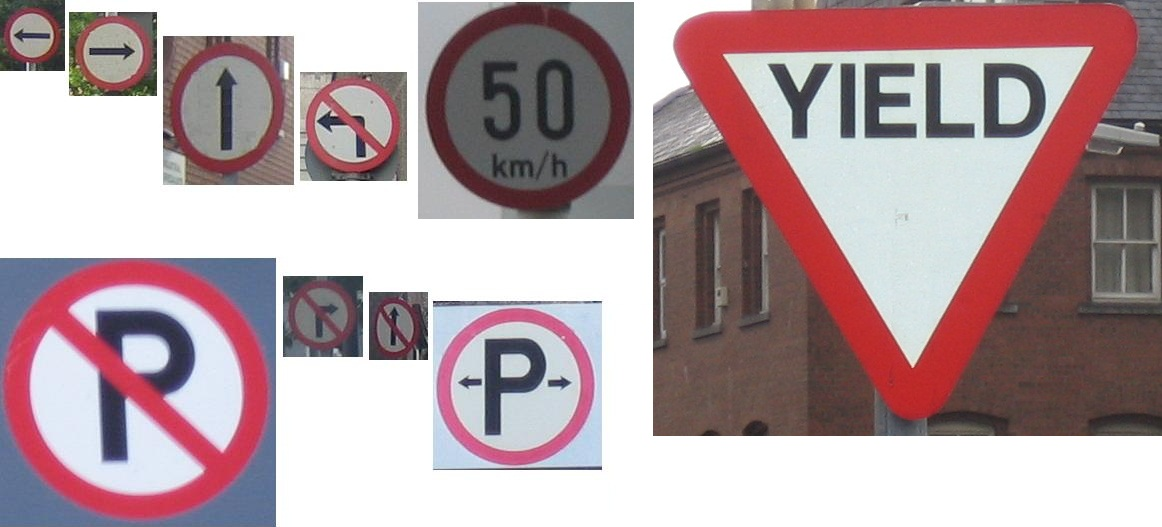
//> input picture Road_Sign_Detection/build/RoadSignsComposite1.JPG, 1162 x 527 px
$ ./main   (built with g++ and OpenCV 4)
//> lines starting //> are read from the running program, lines starting //| are printed output that depends on the picture; after the words box and inside, x2 and y2 are one past the last pixel; in counts of white or black regions, pixels touching at a corner belong together
/* Description: This file contains the code for CS7008 (VISION SYSTEM)
 * module assignment #1.
 *
 * Task: #1: To identify RED boundaries of road signs in the provided image.
 *       #2: To identify black and white pixels inside the RED boundary of road sign.
 *
 * Author: Manas Marawaha (MSc. Mobile and Ubiquitous Computing)
 *         marawahm@tcd.ie
 *
 * Platform: Opencv V3.0 over C++ on LINUX Platform
*/

#include<iostream>
#include <iomanip>
#include "opencv2/core.hpp"
#include "opencv2/imgproc.hpp"
#include "opencv2/opencv.hpp"

using namespace cv;
using namespace std;

MatND gHistogram;

/* Description: Utility function to:
 *                  1). calculate and normalize the histogram of given image.
 *                  2). Calculate back projection of given image and training histogram.
 * Param 1: Image
 * Param 2: Number of bins
 * Param 3: Choice of function to perform.
 * Return: For Histogram Calc. and normalization function updates the gHistogram global
 *         var with provided image histogram.
 *         For Back projection calculation funcion returns the Mat type image.
 * */
Mat utility( Mat image, int number_bins, int choice ) {
    Mat result;
    MatND temphist;
    int nChannels = image.channels();
    int* nChannels_ptr = new int[nChannels];
    int* nBins_ptr = new int[nChannels];
    float nChannel_range[] = {0.0, 255.0};
    const float* channel_range[] = {nChannel_range, nChannel_range, nChannel_range};

    for(int i=0; i<nChannels; i++) {
        nChannels_ptr[i] = i;
        nBins_ptr[i] = number_bins;
    }
    if ( choice == 1 ) {
        /* Histogram Calculation */
        calcHist(&image, 1, nChannels_ptr, Mat(), gHistogram, nChannels, nBins_ptr, channel_range);
        /* Histogram Normalization */
        normalize(gHistogram, gHistogram, 1.0);
    } else if ( choice == 2 ) {
        /* Back Projection Calclation */
        calcBackProject(&image, 1, nChannels_ptr, gHistogram, result, channel_range, 255.0);
        return result;
    }
}

/* Description: Performance Metric Calculation:
 * Param 1: Pointer to processed image
 * Param 2: Pointer to ground truth image
*/
void performance_cal(Mat* processed_image, Mat* ground_truth) {
    CV_Assert( processed_image->type() == CV_8UC1 );
    CV_Assert( ground_truth->type() == CV_8UC1 );
    int FP = 0, FN = 0, TN = 0, TP = 0;
    double precision, recall, accuracy;

    for (int row=0; row < ground_truth->rows; row++)
        for (int col=0; col < ground_truth->cols; col++) {
            uchar image_val = processed_image->at<uchar>(row,col);
            uchar ground_val = ground_truth->at<uchar>(row,col);
            if (ground_val > 0)
                if (image_val > 0)
                    TP++;
                else FN++;
            else if (image_val > 0)
                FP++;
            else TN++;
        }
    precision = ((double) TP) / ((double) (TP+FP));
    recall = ((double) TP) / ((double) (TP+FN));
    accuracy = ((double) (TP+TN)) / ((double) (TP+TN+FP+FN));

    cout<<"TRUE POSITIVE:"<<TP<<endl<<"TRUE NEGATIVE:"<<TN<<endl;
    cout<<"FALSE POSITIVE:"<<FP<<endl<<"FALSE NEGATIVE:"<<FN<<endl;
    cout<<"PRECISION:"<<precision<< endl;
    cout<<"RECALL:"<< recall<< endl;
    cout<<"ACCURACY:"<< accuracy<< endl;
}

int main(int argc, const char** argv)
{
    /*--------------- START OF ASSINGMENT #1 PART 1: RED PIXEL DETECTION -----------------------*/
    Mat road_sign_image, training_image, ground_truth_image;
    Mat temp_image, ground_truth_binary, ground_truth_gray;
    Mat opened_image, dilated_image;
    Mat five_by_five_element(5,5,CV_8U,Scalar(1));

    /* Read Original, Training and Ground Truth image */
    road_sign_image = imread("./RoadSignsComposite1.JPG", -1);
//> road_sign_image is the input picture: 527 rows x 1162 cols, CV_8UC3; mean B, G, R 161.6, 157.6, 178.9
    training_image = imread("./training.jpg", -1);
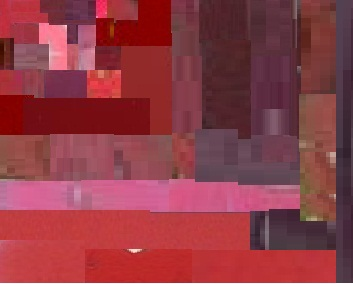
//> input picture Road_Sign_Detection/build/training.jpg, 353 x 284 px
//> training_image is the input picture: 284 rows x 353 cols, CV_8UC3; mean B, G, R 69, 59.3, 142.6
    ground_truth_image = imread("./RoadSignsCompositeGroundTruth.png", -1);
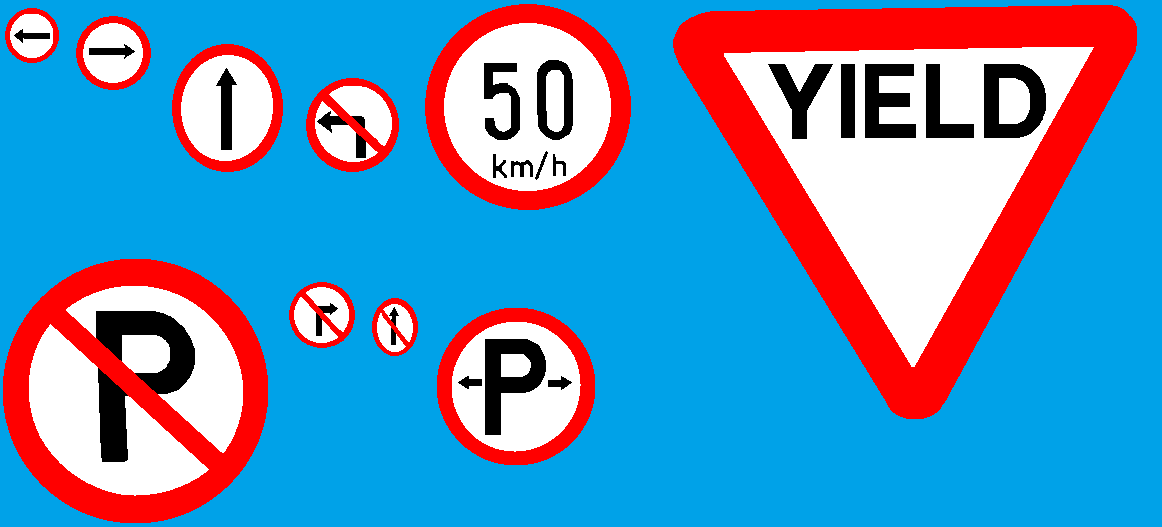
//> input picture Road_Sign_Detection/build/RoadSignsCompositeGroundTruth.png, 1162 x 527 px
//> ground_truth_image is the input picture: 527 rows x 1162 cols, CV_8UC4; mean B, G, R, A 186.9, 145.5, 93.8, 255

    if(!road_sign_image.data || !training_image.data || !ground_truth_image.data) {
        cout<<"Could not open or find the image\n";
        return 1;
    }

    /* Display original road sign image */
    namedWindow( "ORIGINAL ROAD SIGNS", CV_WINDOW_AUTOSIZE );
    imshow("ORIGINAL ROAD SIGNS", road_sign_image);
    waitKey(0);

    /* Change Color space of training images from BGR to HLS */
    cvtColor(training_image, temp_image, CV_BGR2HLS);
//> temp_image: 284 rows x 353 cols, CV_8UC3; mean of channels 0, 1, 2 140.9, 100.5, 115.3
    /* Histogram Calculation and normalization */
    utility(temp_image, 7, 1);

    /* Change Color space of test images from BGR to HLS */
    cvtColor(road_sign_image, temp_image, CV_BGR2HLS);
//> temp_image: 527 rows x 1162 cols, CV_8UC3; mean of channels 0, 1, 2 69.1, 169, 54.3

    /* Back projetion calculation */
    Mat projected_image = utility(temp_image, 7, 2);

    /* Threshold operation on back projection of red boundary */
    Mat projected_image_binary;
    threshold(projected_image,projected_image_binary,128, 255, THRESH_BINARY | THRESH_OTSU);
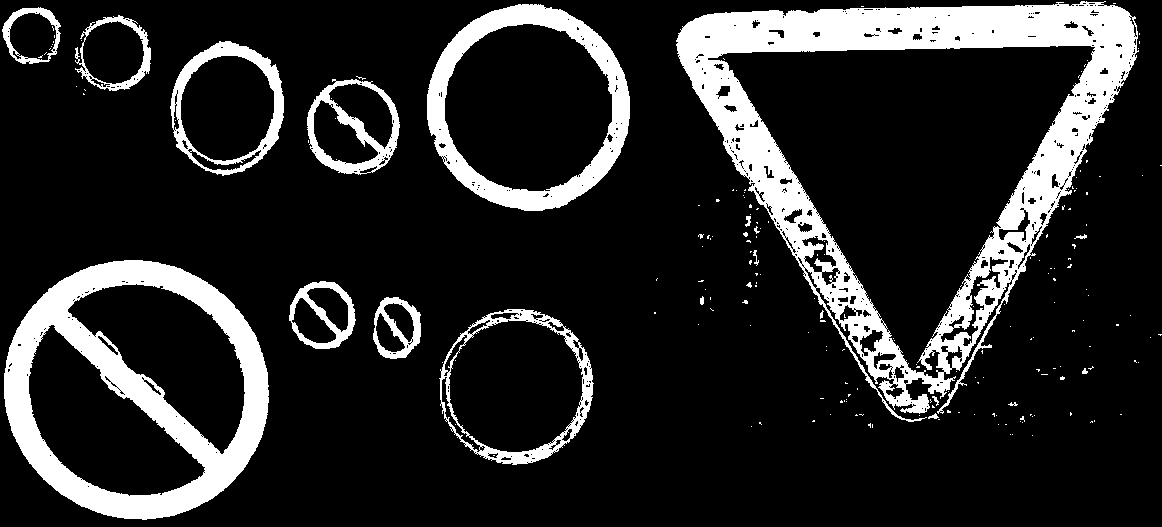
//> projected_image_binary: 527 rows x 1162 cols, CV_8UC1; 15.7% white; 199 white regions (178 under 20 px), largest, box (x1, y1, x2, y2) and area: (676, 1, 1139, 422) 46333, (4, 260, 269, 520) 23699, (427, 4, 630, 211) 10771
    dilate(projected_image_binary,dilated_image,Mat());
//> dilated_image: 527 rows x 1162 cols, CV_8UC1; 19.5% white; 104 white regions (49 under 20 px), largest, box (x1, y1, x2, y2) and area: (675, 0, 1141, 423) 56122, (3, 259, 270, 521) 26445, (426, 3, 631, 212) 12442


    /* Bitwise AND of back projected image and original image
     * to produce Red boundaries on black background */
    Mat projected_image_final;
    bitwise_and(road_sign_image, road_sign_image, projected_image_final, dilated_image);
    namedWindow( "RED PIXEL DETECTION", CV_WINDOW_AUTOSIZE );
    imshow("RED PIXEL DETECTION", projected_image_final);
    waitKey(0);

    /* Performance calculation */
    cout <<"PERFORMANCE CALCULATION FOR RED BOUNDARY DETECTION"<<endl;
    /* Convert Ground truth to grayscale */
    cvtColor(ground_truth_image, temp_image, CV_BGR2GRAY);
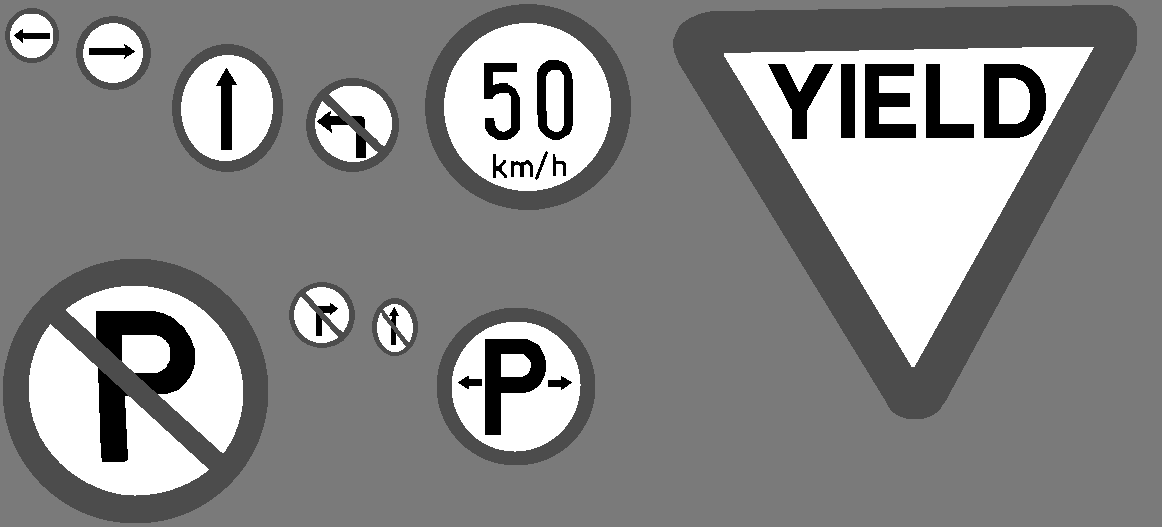
//> temp_image: 527 rows x 1162 cols, CV_8UC1; min 0, max 255, mean 135
    Mat ground_truth_intermediate1, ground_truth_intermediate2;
    /* Thresholding grayscale to create region of interest
     * (White boundaries on black background representing RED region) */
    threshold(temp_image, ground_truth_intermediate1, 80, 255, THRESH_BINARY_INV);
//> ground_truth_intermediate1: 527 rows x 1162 cols, CV_8UC1; 21.4% white; 27 white regions, largest, box (x1, y1, x2, y2) and area: (673, 5, 1137, 419) 52555, (3, 259, 268, 523) 30607, (425, 4, 631, 210) 11283
    threshold(temp_image, ground_truth_intermediate2, 5, 255, THRESH_BINARY_INV);
//> ground_truth_intermediate2: 527 rows x 1162 cols, CV_8UC1; 4.1% white; 26 white regions, largest, box (x1, y1, x2, y2) and area: (96, 311, 195, 394) 4138, (485, 339, 546, 435) 3069, (984, 64, 1046, 138) 2835
    bitwise_xor(ground_truth_intermediate1, ground_truth_intermediate2, ground_truth_binary);
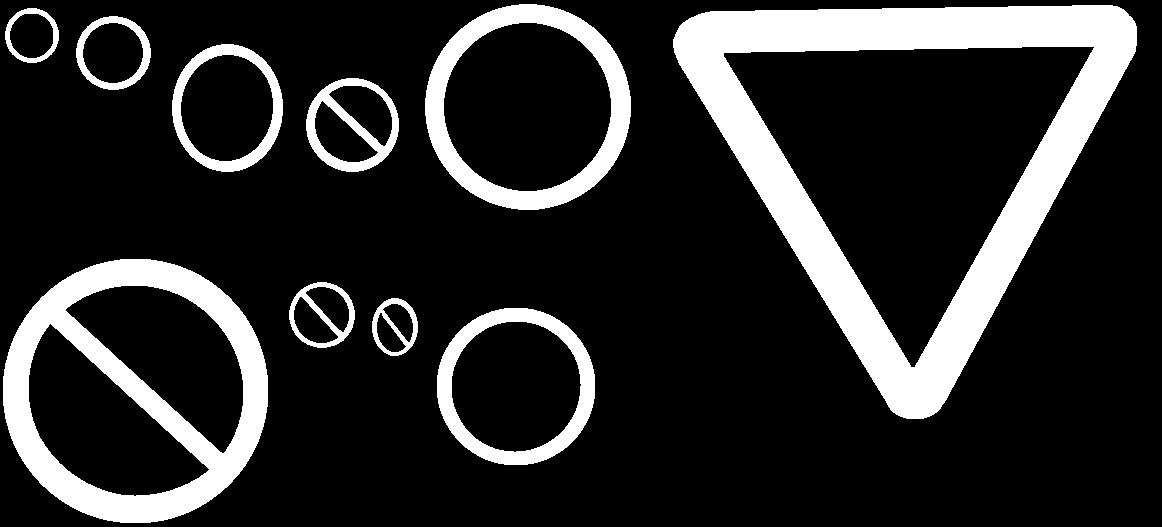
//> ground_truth_binary: 527 rows x 1162 cols, CV_8UC1; 17.2% white; 10 white regions
    performance_cal(&projected_image_binary, &ground_truth_binary);
//> the loop in performance_cal, `for (int row=0; row < ground_truth->rows; row++)` made 527 passes
//> (TP, FN, FP, TN) on passes 1 to 3: (0, 0, 0, 1162), (0, 0, 7, 2317), (0, 0, 39, 3447)
//> after the loop in performance_cal, `for (int row=0; row < ground_truth->rows; row++)`: TP = 88931; FN = 16643; FP = 7375; TN = 499425
//> in performance_cal, `precision = ((double) TP) / ((double) (TP+FP));`: precision = 0.923
//> in performance_cal, `recall = ((double) TP) / ((double) (TP+FN));`: recall = 0.842
//> in performance_cal, `accuracy = ((double) (TP+TN)) / ((double) (TP+TN+FP+FN));`: accuracy = 0.961
//| TRUE POSITIVE:88931
//| TRUE NEGATIVE:499425
//| FALSE POSITIVE:7375
//| FALSE NEGATIVE:16643
//| PRECISION:0.923421
//| RECALL:0.842357
//| ACCURACY:0.960779

    /*--------------- END OF ASSINGMENT #1 PART 1: RED PIXEL DETECTION -----------------------*/

    /*----------- START OF ASSINGMENT #1 PART 2: BLACK AND WHITE PIXEL CLASSIFICATION ---------*/
    Mat drawing, resultant, resultant_binary;
    Mat resultant_gray;

    /* Applying dialation to improve connected boundary
     * in order to find contours properly */
    dilate(projected_image_binary,dilated_image,Mat());

    /* Finding Connected component and holes using contour finding technique */
    vector<vector<Point> > contours;
    vector<Vec4i> hierarchy;
    findContours(dilated_image, contours, hierarchy, CV_RETR_TREE, CV_CHAIN_APPROX_NONE);
//> contours = 334 contours, 241 with area under 20; largest, box (x1, y1, x2, y2) and area: (675, 0, 1141, 423) 116540, (722, 46, 1093, 370) 59275, (3, 259, 270, 521) 54652, (426, 3, 631, 212) 33178, (445, 24, 612, 191) 21266
    drawing = Mat::zeros( projected_image_binary.size(), CV_8UC3 );

    /* Below given logic will only draw the leaf nodes
     * (Child contours) found from the back projected image */
    for( int i = 0; i< contours.size(); i++ )
    {
        if(hierarchy[i][2]<0){

            drawContours( drawing, contours, i, Scalar(255,255,255), CV_FILLED, 8, hierarchy, 2 );
        }
    }
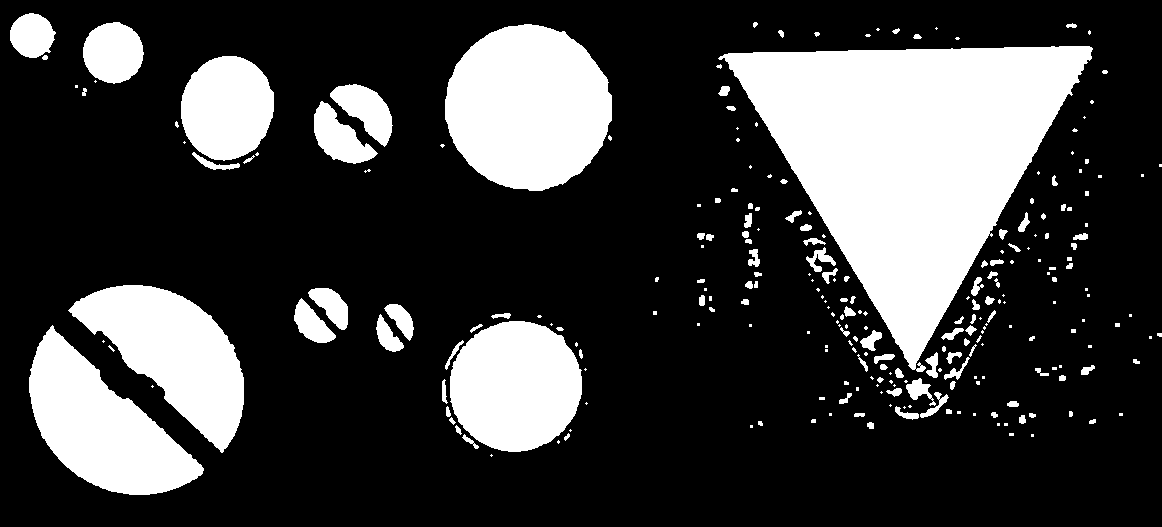
//> drawing: 527 rows x 1162 cols, CV_8UC3; 24.8% white; 257 white regions (130 under 20 px), largest, box (x1, y1, x2, y2) and area: (718, 46, 1093, 372) 59882, (445, 24, 612, 191) 21507, (29, 325, 204, 495) 14929

    /* Applying OPENING operation on contour image
     * to reduce the noise in the background */
    morphologyEx(drawing, opened_image, MORPH_OPEN,five_by_five_element, Point(-1,-1), 2);
//> opened_image: 527 rows x 1162 cols, CV_8UC3; 23.4% white; 16 white regions, largest, box (x1, y1, x2, y2) and area: (728, 46, 1091, 363) 59700, (445, 25, 612, 191) 21494, (29, 331, 202, 495) 14889

    /* Bitwise AND of contoured image and original image
     * to produce ROI on black background */
    bitwise_and(opened_image, road_sign_image, resultant);

    /* Thresholding the Black and White ROI to produce Black
     * and white pixel differentiation */
    cvtColor(resultant, resultant_gray, CV_BGR2GRAY);
    threshold( resultant_gray, resultant_binary, 85, 255, THRESH_BINARY );
//> resultant_binary: 527 rows x 1162 cols, CV_8UC1; 19.4% white; 63 white regions (43 under 20 px), largest, box (x1, y1, x2, y2) and area: (728, 46, 1091, 363) 49990, (446, 25, 610, 189) 14560, (29, 331, 202, 495) 13397
    namedWindow( "BLACK & WHITE ROI", CV_WINDOW_AUTOSIZE );
    imshow( "BLACK & WHITE ROI", resultant_binary);
    waitKey(0);

    /* Performance calculation */
    cout <<"PERFORMANCE CALCULATION FOR BLACK AND WHITE ROI"<<endl;
    threshold(temp_image, ground_truth_binary, 120, 255, THRESH_BINARY| THRESH_OTSU);
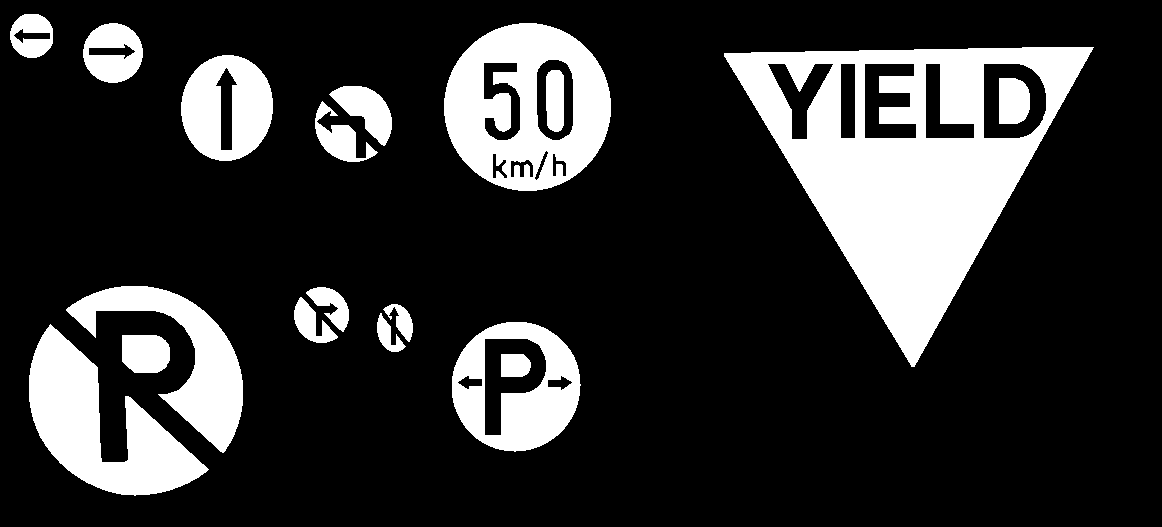
//> ground_truth_binary: 527 rows x 1162 cols, CV_8UC1; 19.5% white; 18 white regions, largest, box (x1, y1, x2, y2) and area: (724, 47, 1094, 367) 48551, (444, 23, 611, 191) 17443, (29, 324, 209, 496) 13669
    performance_cal(&resultant_binary, &ground_truth_binary);
//> the loop in performance_cal (call 2), `for (int row=0; row < ground_truth->rows; row++)` made 527 passes
//> (TP, FN, FP, TN) on passes 1 to 3: (0, 0, 0, 1162), (0, 0, 0, 2324), (0, 0, 0, 3486)
//| TRUE POSITIVE:114651
//| TRUE NEGATIVE:488450
//| FALSE POSITIVE:4346
//| FALSE NEGATIVE:4927
//| PRECISION:0.963478
//| RECALL:0.958797
//| ACCURACY:0.984857

    /*----------- END OF ASSINGMENT #1 PART 2: BLACK AND WHITE PIXEL CLASSIFICATION ---------*/

    return 0;
}
